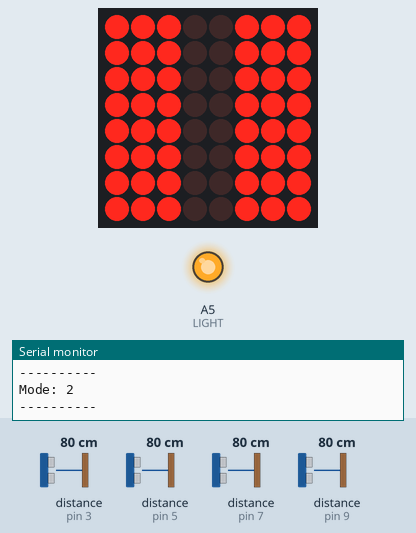
Recording of a sketch running on a simulated Arduino Uno, built with avr-gcc and run on an emulated ATmega328P. Shown: 8×8 LED matrix, output pins drawn as LEDs (lit = HIGH), the last lines printed to the serial monitor. The test bench sets the inputs (shaded band); at power-on: distance to the obstacle (sensors on pin 5, pin 3, pin 9, pin 7) 80 cm. The echo pulse lasts 58.3 µs per cm.

Above: at 4.19 s.
4.9 s: distance to the obstacle (sensor on pin 5) set to 37 cm
At 6.4 s:
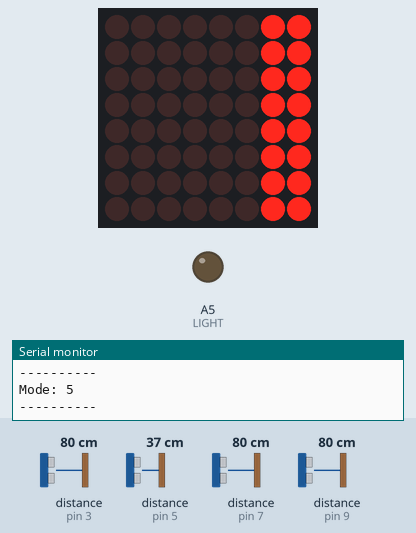
6.7 s: distance to the obstacle (sensor on pin 5) set to 31 cm
At 7.8 s:
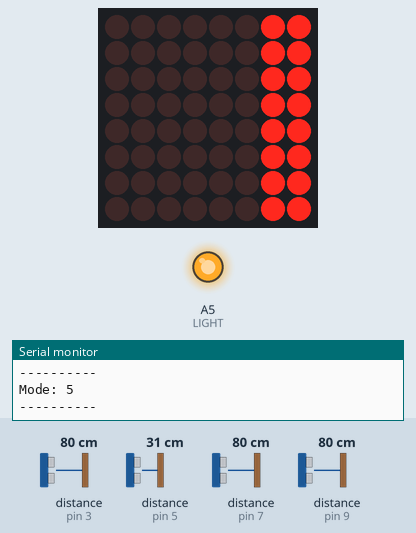
8.5 s: distance to the obstacle (sensor on pin 3) set to 2 cm
At 9.2 s:
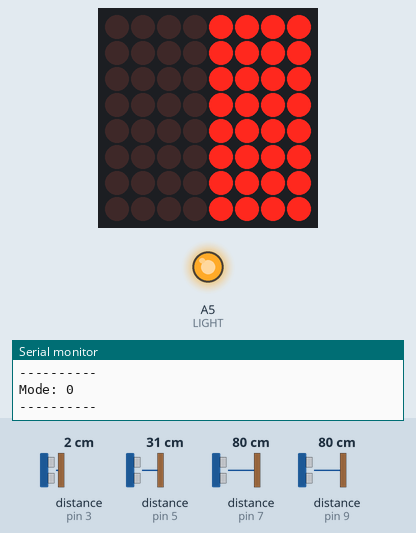
10.2 s: distance to the obstacle (sensor on pin 9) set to 9 cm
At 11.4 s:
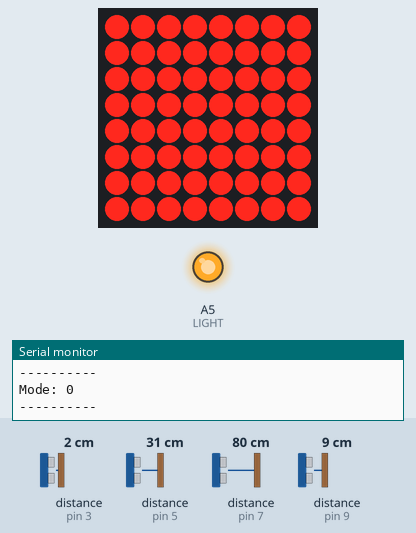
11.9 s: distance to the obstacle (sensor on pin 3) set to 35 cm
At 13.4 s:
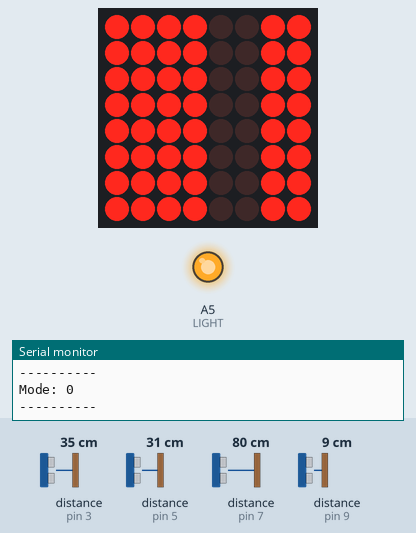
13.7 s: distance to the obstacle (sensor on pin 9) set to 18 cm
At 14.3 s:
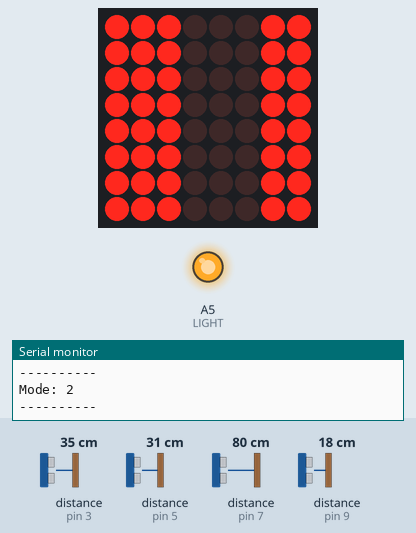
Timing chart, 0 to 16.3 s (numbered marks = the images above; inputs shaded):
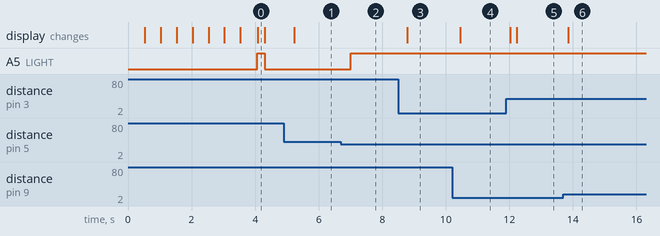

The sketch:

wheelchair_code.ino
```cpp
#include <NewPing.h> // For Ultrasonic library
#include "LedControl.h"

///////////////////////////////////////////////////////
//                 DEFINITIONS                       //
///////////////////////////////////////////////////////
// I/O Pins
#define TRIGGER_PIN_A            2
#define ECHO_PIN_A               3
#define TRIGGER_PIN_B            4
#define ECHO_PIN_B               5
#define TRIGGER_PIN_C            6
#define ECHO_PIN_C               7
#define TRIGGER_PIN_D            8
#define ECHO_PIN_D               9
#define LIGHT                    A5

//ledbar:
//DIN 12
//CS  10
//CLK 11


// General
#define MAX_DISTANCE           400  // [cm]
#define DISTANCE_LEVEL_A        50//50  // [cm]
#define DISTANCE_LEVEL_B        40  // [cm]
#define DISTANCE_LEVEL_C        30  // [cm]
#define DISTANCE_LEVEL_D        20  // [cm]
#define DISTANCE_LEVEL_E        20  // [cm]
#define DISPLAY_DIST_GAP         5  // [cm]
#define SERIAL_COM_RATE     115200
#define SONAR_SAMPLE_TIME       50 // [mSec]
#define SONAR_NOF_SAMPLES        3
#define MODE_LEVEL_DEF           5
#define MODE_LEVEL_A             4
#define MODE_LEVEL_B             3
#define MODE_LEVEL_C             2
#define MODE_LEVEL_D             1
#define MODE_LEVEL_E             0


///////////////////////////////////////////////////////
//           GLOBAL VARIABLES DEFINITION             //
///////////////////////////////////////////////////////
NewPing sonar_a(TRIGGER_PIN_A, ECHO_PIN_A, MAX_DISTANCE);
NewPing sonar_b(TRIGGER_PIN_B, ECHO_PIN_B, MAX_DISTANCE);
NewPing sonar_c(TRIGGER_PIN_C, ECHO_PIN_C, MAX_DISTANCE);
NewPing sonar_d(TRIGGER_PIN_D, ECHO_PIN_D, MAX_DISTANCE);

LedControl lc = LedControl(12, 11, 10, 1);


int cycle_cnt;
int sample_id;
int dist_a[SONAR_NOF_SAMPLES];
int dist_a_avg;
int dist_b[SONAR_NOF_SAMPLES];
int dist_b_avg;
int dist_c[SONAR_NOF_SAMPLES];
int dist_c_avg;
int dist_d[SONAR_NOF_SAMPLES];
int dist_d_avg;
int dist_min;
int display_number;
int remainder;
int upper_display_number;
int lower_display_number;
int mode_level;
unsigned long CurTime;
int DispalyEnableFlag;
int RightSideOutOfRangeFlag,
    LeftSideOutOfRangeFlag;
bool ShowPowerUpDisplay = true;
int dist_min_r = 0;
int dist_min_l = 0;

///////////////////////////////////////////////////////
//                SETUP()                            //
///////////////////////////////////////////////////////
void setup()
{
  Serial.begin(SERIAL_COM_RATE);

  //wake up the MAX72XX from power-saving mode
  lc.shutdown(0, false);
  //set a medium brightness for the Leds
  lc.setIntensity(0, 8);

  cycle_cnt = 0;
  DispalyEnableFlag = 1;
  pinMode(LIGHT, OUTPUT);
}


///////////////////////////////////////////////////////
//                 LOOP()                            //
///////////////////////////////////////////////////////
void loop()
{
  // Variable Initialization
  sample_id = (cycle_cnt % SONAR_NOF_SAMPLES);
  dist_a[sample_id] = sonar_a.ping_cm();
  dist_b[sample_id] = sonar_b.ping_cm();
  dist_c[sample_id] = sonar_c.ping_cm();
  dist_d[sample_id] = sonar_d.ping_cm();

  if ( ShowPowerUpDisplay == true )
  {
    for (int index = 0; index < 8; index++)
    {
      lc.clearDisplay(0);
      lc.setRow(0, index, 255);
      lc.setColumn(0, index, 255);
      delay(500);
    }
    digitalWrite(LIGHT, 0);
    ShowPowerUpDisplay = false;
  }
  else
  {


    // Check for Out of Range - Right & Left Sides
    if ( (dist_a[sample_id] == 0) && (dist_b[sample_id] == 0) )
    {
      RightSideOutOfRangeFlag = 1;
      Serial.println("####### Right Side - Out Of Range ######");
    }
    else
    {
      RightSideOutOfRangeFlag = 0;
    }

    if ( (dist_c[sample_id] == 0) && (dist_d[sample_id] == 0) )
    {
      LeftSideOutOfRangeFlag = 1;
      Serial.println("####### Left Side - Out Of Range ######");
    }
    else
    {
      LeftSideOutOfRangeFlag = 0;
    }

    // Calculate average distance samples and call dispaly and beep functions
    if (sample_id == 0 )
    {
      // ------------------------------------
      // Right Sensor Data & Display handler
      // ------------------------------------
      dist_a_avg = (dist_a[0] + dist_a[1] + dist_a[2]) / 3;
      dist_b_avg =  (dist_b[0] + dist_b[1] + dist_b[2]) / 3;
      dist_min = min(dist_a_avg, dist_b_avg);
      if (dist_min < 35) {
        dist_min_r = 1;
      }
      else {
        dist_min_r = 0;
      }
      if (dist_min_r == 1 || dist_min_l == 1) {
        digitalWrite(LIGHT, 1);
      }
      else {
        digitalWrite(LIGHT, 0);
      }

      // Calculate display number
      remainder = dist_min % DISPLAY_DIST_GAP;
      lower_display_number = dist_min - remainder;
      upper_display_number = lower_display_number + DISPLAY_DIST_GAP;
      if (remainder <= (DISPLAY_DIST_GAP / 2 ) )
      {
        display_number = lower_display_number;
      }
      else
      {
        display_number = upper_display_number;
      }

      // Set level mode
      mode_level = MODE_LEVEL_DEF;
      if ( display_number < DISTANCE_LEVEL_E )
      {
        mode_level = MODE_LEVEL_E;
      }
      else if ( display_number < DISTANCE_LEVEL_D )
      {
        mode_level = MODE_LEVEL_D;
      }
      else if ( display_number < DISTANCE_LEVEL_C )
      {
        mode_level = MODE_LEVEL_C;
      }
      else if ( display_number < DISTANCE_LEVEL_B )
      {
        mode_level = MODE_LEVEL_B;
      }
      else if ( display_number < DISTANCE_LEVEL_A )
      {
        mode_level = MODE_LEVEL_A;
      }

      if ( DispalyEnableFlag == 0  || RightSideOutOfRangeFlag == 1 )
      {
        mode_level = MODE_LEVEL_DEF;
      }

      // Print to serial port
      Serial.print(dist_a_avg);
      Serial.println(" a cm");
      Serial.print(dist_b_avg);
      Serial.println(" b cm");
      Serial.println("----------");
      Serial.print(dist_min);
      Serial.println(" cm min");
      Serial.println("----------");
      Serial.print("Display Number: ");
      Serial.println(display_number);
      Serial.println("----------");
      Serial.print("Mode: ");
      Serial.println(mode_level);
      Serial.println("----------");

      // Set Display LED behavior according to mode level
      switch (mode_level)
      {
        case MODE_LEVEL_A:
          lc.setColumn(0, 7, 255);
          lc.setColumn(0, 6, 0);
          lc.setColumn(0, 5, 0);
          lc.setColumn(0, 4, 0);
          break;

        case MODE_LEVEL_B:
          lc.setColumn(0, 7, 255);
          lc.setColumn(0, 6, 255);
          lc.setColumn(0, 5, 0);
          lc.setColumn(0, 4, 0);
          break;

        case MODE_LEVEL_C:
          lc.setColumn(0, 7, 255);
          lc.setColumn(0, 6, 255);
          lc.setColumn(0, 5, 255);
          lc.setColumn(0, 4, 0);
          break;

        case MODE_LEVEL_D:
          lc.setColumn(0, 7, 255);
          lc.setColumn(0, 6, 255);
          lc.setColumn(0, 5, 255);
          lc.setColumn(0, 4, 255);
          break;

        case MODE_LEVEL_E:
          lc.setColumn(0, 7, 255);
          lc.setColumn(0, 6, 255);
          lc.setColumn(0, 5, 255);
          lc.setColumn(0, 4, 255);
          break;

        default:
          lc.setColumn(0, 7, 0);
          lc.setColumn(0, 6, 0);
          lc.setColumn(0, 5, 0);
          lc.setColumn(0, 4, 0);
          break;
      } // switch (mode_level)

      // ------------------------------------
      // Left Sensor Data & Display handler
      // ------------------------------------
      dist_c_avg =  (dist_c[0] + dist_c[1] + dist_c[2]) / 3;
      dist_d_avg =  (dist_d[0] + dist_d[1] + dist_d[2]) / 3;
      dist_min = min(dist_c_avg, dist_d_avg);

      if (dist_min < 35) {
        dist_min_l = 1;
      }
      else {
        dist_min_l = 0;
      }
      if (dist_min_r == 1 || dist_min_l == 1) {
        digitalWrite(LIGHT, 1);
      }
      else {
        digitalWrite(LIGHT, 0);
      }

      // Calculate display number
      remainder = dist_min % DISPLAY_DIST_GAP;
      lower_display_number = dist_min - remainder;
      upper_display_number = lower_display_number + DISPLAY_DIST_GAP;
      if (remainder <= (DISPLAY_DIST_GAP / 2 ) )
      {
        display_number = lower_display_number;
      }
      else
      {
        display_number = upper_display_number;
      }

      // Set level mode
      mode_level = MODE_LEVEL_DEF;
      if ( display_number < DISTANCE_LEVEL_E )
      {
        mode_level = MODE_LEVEL_E;
      }
      else if ( display_number < DISTANCE_LEVEL_D )
      {
        mode_level = MODE_LEVEL_D;
      }
      else if ( display_number < DISTANCE_LEVEL_C )
      {
        mode_level = MODE_LEVEL_C;
      }
      else if ( display_number < DISTANCE_LEVEL_B )
      {
        mode_level = MODE_LEVEL_B;
      }
      else if ( display_number < DISTANCE_LEVEL_A )
      {
        mode_level = MODE_LEVEL_A;
      }

      if ( DispalyEnableFlag == 0 || LeftSideOutOfRangeFlag == 1)
      {
        mode_level = MODE_LEVEL_DEF;
      }

      // Print to serial port
      Serial.print(dist_c_avg);
      Serial.println(" c cm");
      Serial.print(dist_d_avg);
      Serial.println(" d cm");
      Serial.println("----------");
      Serial.print(dist_min);
      Serial.println(" cm min");
      Serial.println("----------");
      Serial.print("Display Number: ");
      Serial.println(display_number);
      Serial.println("----------");
      Serial.print("Mode: ");
      Serial.println(mode_level);
      Serial.println("----------");

      // Set Display LED behavior according to mode level
      switch (mode_level)
      {
        case MODE_LEVEL_A:
          lc.setColumn(0, 0, 255);
          lc.setColumn(0, 1, 0);
          lc.setColumn(0, 2, 0);
          lc.setColumn(0, 3, 0);
          break;

        case MODE_LEVEL_B:
          lc.setColumn(0, 0, 255);
          lc.setColumn(0, 1, 255);
          lc.setColumn(0, 2, 0);
          lc.setColumn(0, 3, 0);
          break;

        case MODE_LEVEL_C:
          lc.setColumn(0, 0, 255);
          lc.setColumn(0, 1, 255);
          lc.setColumn(0, 2, 255);
          lc.setColumn(0, 3, 0);
          break;

        case MODE_LEVEL_D:
          lc.setColumn(0, 0, 255);
          lc.setColumn(0, 1, 255);
          lc.setColumn(0, 2, 255);
          lc.setColumn(0, 3, 255);
          break;

        case MODE_LEVEL_E:
          lc.setColumn(0, 0, 255);
          lc.setColumn(0, 1, 255);
          lc.setColumn(0, 2, 255);
          lc.setColumn(0, 3, 255);
          break;

        default:
          lc.setColumn(0, 0, 0);
          lc.setColumn(0, 1, 0);
          lc.setColumn(0, 2, 0);
          lc.setColumn(0, 3, 0);
          break;
      } // switch (mode_level)
    } // if (sample_id == 0 )

    delay(SONAR_SAMPLE_TIME);
    cycle_cnt++;
  }
} // void loop()
```

Measured:
- the behaviour switches between 35 and 34 cm on distance to the obstacle (sensor on pin 5) (found by bisection; images 1 and 2)
- after the input at 4.9 s, the display: changes after 0.33 s (image 1)
- after the input at 6.7 s, A5 (LIGHT): LOW → HIGH after 0.30 s
- after the input at 8.5 s, the display: changes after 0.29 s (image 3)
- after the input at 10.2 s, the display: changes after 0.25 s (image 4)
- after the input at 11.9 s, the display: first changes after 0.13 s (image 5 shows a later state)
- after the input at 13.7 s, the display: changes after 0.16 s (image 6)
